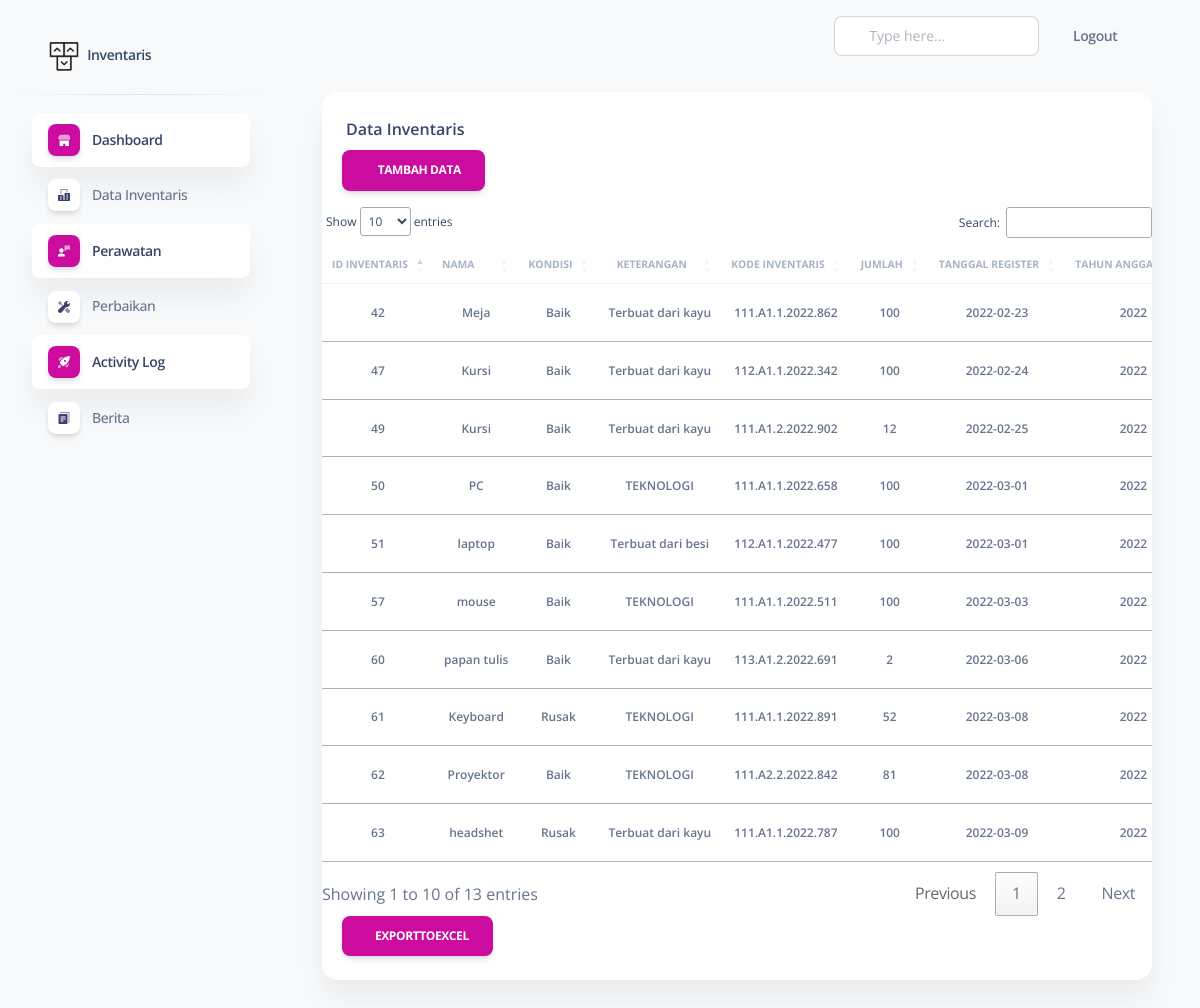
Page /includes/manager/index.php?page=data-inv (signed in) on the committed database.
### tables this page shows
CREATE TABLE `inventaris` (
  `id_inventaris` int(11) NOT NULL,
  `nama` varchar(100) NOT NULL,
  `kondisi` varchar(100) NOT NULL,
  `keterangan` varchar(100) NOT NULL,
  `nomor` int(11) NOT NULL,
  `jumlah` int(11) NOT NULL,
  `tanggal_register` date NOT NULL,
  `tahun_anggaran` int(11) NOT NULL,
  `id_dana` int(11) NOT NULL,
  `kode_inventaris` varchar(150) NOT NULL,
  `kode_jenis` varchar(100) NOT NULL,
  `id_ruang` int(11) NOT NULL,
  `id_level` int(11) NOT NULL,
  `kode_jurusan` int(11) NOT NULL,
  `berita` int(11) DEFAULT NULL
);

### includes/manager/inven/data_inv.php (the view, shortened to what this page needs)
<!DOCTYPE html>
<html lang="en">
<head>
  <link rel="stylesheet" type="text/css" href="https://cdnjs.cloudflare.com/ajax/libs/twitter-bootstrap/5.0.1/css/bootstrap.min.css">
<link rel="stylesheet" type="text/css" href="https://cdn.datatables.net/1.11.4/css/dataTables.bootstrap5.min.css">
  <link href="../../assets/css/nucleo-icons.css" rel="stylesheet" />
  <link href="../../assets/css/nucleo-svg.css" rel="stylesheet" />
  <link href="../../assets/css/nucleo-svg.css" rel="stylesheet" />
  <link id="pagestyle" href="../../assets/css/soft-ui-dashboard.css?v=1.0.3" rel="stylesheet" />
</head>
<body class="g-sidenav-show  bg-gray-100">
    <div class="container-fluid py-4">
      <div class="row">
        <div class="col-12">
          <div class="card mb-4">
            <div class="card-header pb-0">
              <h6>Data Inventaris</h6>
            </div>
             <div style="margin-left: 20px;">
        <a href="?page=tambah-inv" class="btn btn-primary">
          <i class="fa fa-edit"></i> Tambah Data</a>
      </div>
            <div class="card-body px-0 pt-0 pb-2">
              <div class="table-responsive p-0">
                <table class="table align-items-center mb-0" id="example">
                  <thead>
                    <tr align="center">
                      <th class="text-uppercase text-secondary text-xxs font-weight-bolder opacity-7">ID INVENTARIS</th>
                      <th class="text-uppercase text-secondary text-xxs font-weight-bolder opacity-7 ps-2">NAMA</th>
                      <th class="text-center text-uppercase text-secondary text-xxs font-weight-bolder opacity-7">KONDISI</th>
                      <th class="text-center text-uppercase text-secondary text-xxs font-weight-bolder opacity-7">KETERANGAN</th>
                       <th class="text-center text-uppercase text-secondary text-xxs font-weight-bolder opacity-7">KODE INVENTARIS</th>
                       <th class="text-center text-uppercase text-secondary text-xxs font-weight-bolder opacity-7">JUMLAH</th>
                        <th class="text-center text-uppercase text-secondary text-xxs font-weight-bolder opacity-7">TANGGAL REGISTER</th>
                         <th class="text-center text-uppercase text-secondary text-xxs font-weight-bolder opacity-7">TAHUN ANGGARAN</th>
                    </tr>
                  </thead>
                  <tbody>
<?php
    include '../../config/config.php';
    $data = mysqli_query($conn,"SELECT inventaris.*,dana.nama_dana,jenis.nama_jenis,jurusan.kode_jurusan,ruang.nama_ruang,level.nama_level FROM inventaris INNER JOIN dana ON dana.id_dana = inventaris.id_dana INNER JOIN jenis ON jenis.kode_jenis = inventaris.kode_jenis INNER JOIN jurusan ON jurusan.kode_jurusan = inventaris.kode_jurusan INNER JOIN ruang ON ruang.id_ruang = inventaris.id_ruang INNER JOIN level ON level.id_level = inventaris.id_level");
    while($d = mysqli_fetch_array($data)){
      ?>
                    <tr>
                       <td align="center">
                        <p class="text-xs font-weight-bold mb-0"><?php echo $d['id_inventaris']; ?></p>
                      </td>
                      <td align="center">
                        <p class="text-xs font-weight-bold mb-0"><?php echo $d['nama']; ?></p>
                      </td>
                    <td align="center">
                        <p class="text-xs font-weight-bold mb-0"><?php echo $d['kondisi']; ?></p>
                      </td>
                   <td align="center">
                        <p class="text-xs font-weight-bold mb-0"><?php echo $d['keterangan']; ?></p>
                      </td>
                       <td align="center">
                        <p class="text-xs font-weight-bold mb-0"><?php echo $d['kode_inventaris']; ?></p>
                      </td>
                      <td align="center">
                        <p class="text-xs font-weight-bold mb-0"><?php echo $d['jumlah']; ?></p>
                      </td>
                      <td align="center">
                        <p class="text-xs font-weight-bold mb-0"><?php echo $d['tanggal_register']; ?></p>
                      </td>
  <td align="center">
                        <p class="text-xs font-weight-bold mb-0"><?php echo $d['tahun_anggaran']; ?></p>
                      </td>
                    </tr>
                      <?php
    }
    ?>
                  </tbody>
                </table>
                  <div style="margin-left: 20px;">
                  <a href="inven/export.php"  class="btn btn-primary" style="margin-top:8 px"><i class="fa fa-print"></i>ExportToExcel</a>
                </div>
              </div>
            </div>
          </div>
        </div>
      </div>
    </div>
  </main>
</body>
</html>

### rows in the picture
inventaris: id_inventaris "42", nama "Meja", kondisi "Baik", keterangan "Terbuat dari kayu", kode_inventaris "111.A1.1.2022.862", jumlah "100", tanggal_register "2022-02-23", tahun_anggaran "2022"
inventaris: id_inventaris "47", nama "Kursi", kondisi "Baik", keterangan "Terbuat dari kayu", kode_inventaris "112.A1.1.2022.342", jumlah "100", tanggal_register "2022-02-24", tahun_anggaran "2022"
inventaris: id_inventaris "49", nama "Kursi", kondisi "Baik", keterangan "Terbuat dari kayu", kode_inventaris "111.A1.2.2022.902", jumlah "12", tanggal_register "2022-02-25", tahun_anggaran "2022"
inventaris: id_inventaris "50", nama "PC", kondisi "Baik", keterangan "TEKNOLOGI", kode_inventaris "111.A1.1.2022.658", jumlah "100", tanggal_register "2022-03-01", tahun_anggaran "2022"
inventaris: id_inventaris "51", nama "laptop", kondisi "Baik", keterangan "Terbuat dari besi", kode_inventaris "112.A1.1.2022.477", jumlah "100", tanggal_register "2022-03-01", tahun_anggaran "2022"
inventaris: id_inventaris "57", nama "mouse", kondisi "Baik", keterangan "TEKNOLOGI", kode_inventaris "111.A1.1.2022.511", jumlah "100", tanggal_register "2022-03-03", tahun_anggaran "2022"
inventaris: id_inventaris "60", nama "papan tulis", kondisi "Baik", keterangan "Terbuat dari kayu", kode_inventaris "113.A1.2.2022.691", jumlah "2", tanggal_register "2022-03-06", tahun_anggaran "2022"
inventaris: id_inventaris "61", nama "Keyboard", kondisi "Rusak", keterangan "TEKNOLOGI", kode_inventaris "111.A1.1.2022.891", jumlah "52", tanggal_register "2022-03-08", tahun_anggaran "2022"
inventaris: id_inventaris "63", nama "headshet", kondisi "Rusak", keterangan "Terbuat dari kayu", kode_inventaris "111.A1.1.2022.787", jumlah "100", tanggal_register "2022-03-09", tahun_anggaran "2022"
inventaris: id_inventaris "62", nama "Proyektor", kondisi "Baik", keterangan "TEKNOLOGI", kode_inventaris "111.A2.2.2022.842", jumlah "81", tanggal_register "2022-03-08", tahun_anggaran "2022"
